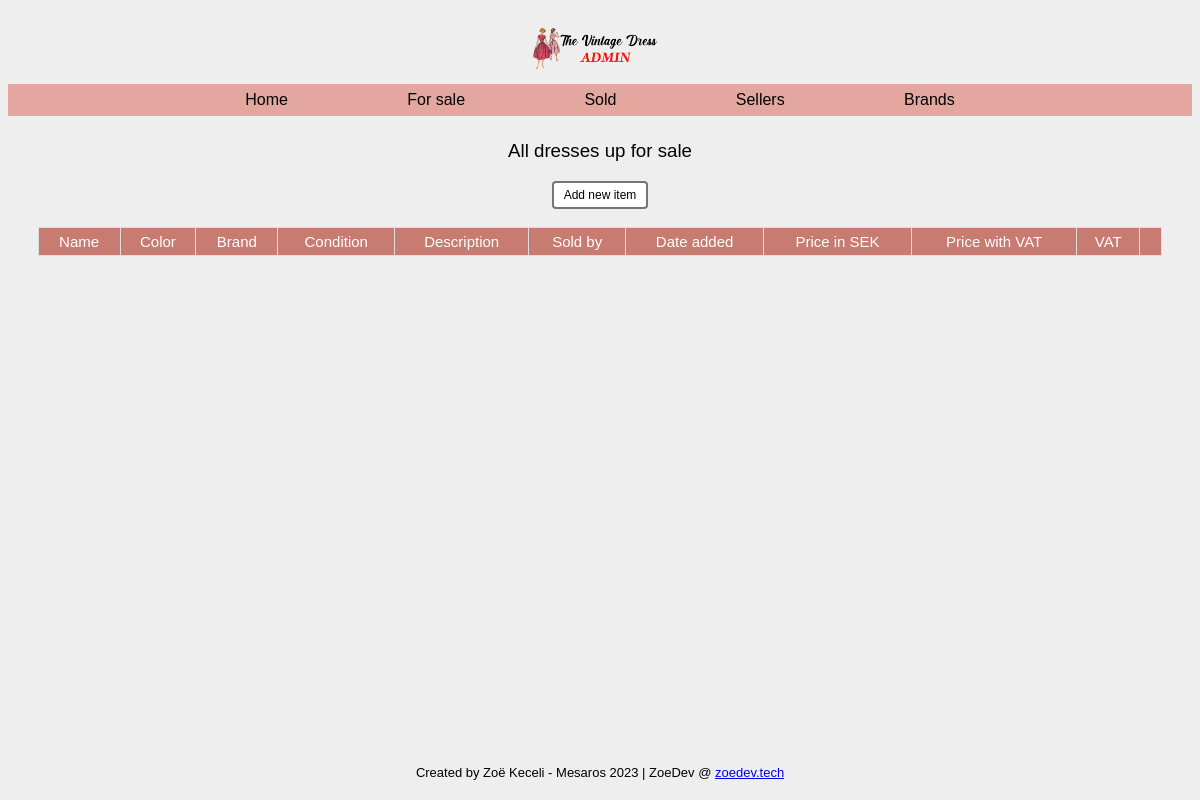
The app's page /items.php, older data.
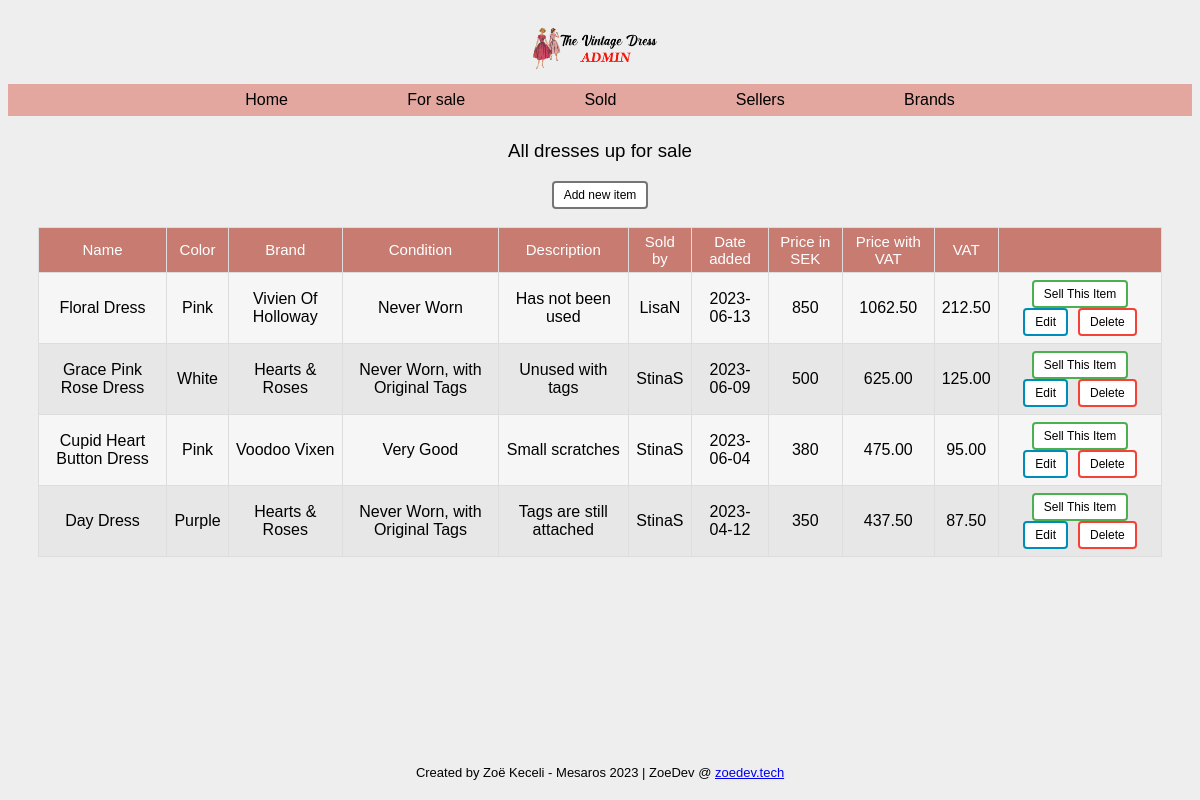
The same page, newer data.
### tables this page shows
CREATE TABLE `items` (
  `id` int(11) NOT NULL,
  `title` varchar(50) NOT NULL,
  `color` varchar(11) NOT NULL,
  `brandID` int(11) NOT NULL,
  `sellerID` int(11) NOT NULL,
  `condID` int(11) NOT NULL,
  `item_desc` varchar(250) NOT NULL,
  `price` int(11) NOT NULL,
  `date_added` date DEFAULT NULL,
  `date_sold` date DEFAULT NULL
);

CREATE TABLE `brands` (
  `id` int(11) NOT NULL,
  `name` varchar(32) NOT NULL
);

CREATE TABLE `conditions` (
  `id` int(11) NOT NULL,
  `item_condition` varchar(50) NOT NULL
);

CREATE TABLE `sellers` (
  `id` int(11) NOT NULL,
  `username` varchar(32) NOT NULL,
  `first_name` varchar(32) NOT NULL,
  `last_name` varchar(32) NOT NULL,
  `email` varchar(32) NOT NULL,
  `phone` varchar(15) NOT NULL
);

### items.php (called while the page is built)
<?php
require 'classes/view/item-view.php';
require 'classes/model/item-model.php';
$pdo = require 'partials/connect.php';
$itemModel = new ItemModel($pdo);
$itemView = new ItemView();
include 'partials/header.php';
include 'partials/nav.php';
$itemView->renderAllItemsWithSellersAndBrandsAsList($itemModel->getAllItemsWithSellersAndBrandsAndTax());
include 'partials/footer.php';

### classes/model/db.php (called while the page is built, shortened)
<?php
class DB
{
    public function __construct(PDO $pdo)
    {
        $this->pdo = $pdo;
    }
}

### classes/model/item-model.php (called while the page is built, shortened)
<?php
require_once 'db.php';
class ItemModel extends DB
{
    protected $table = "items";
    public function getAllItemsWithSellersAndBrandsAndTax()
    {
        $sql = "SELECT items.id, items.title, items.color, items.item_desc, items.date_added, items.price, sellers.username, brands.name, conditions.item_condition, SUM(items.price *  1.25) AS TotalWithTax, SUM((items.price * 1.25) - (items.price)) AS TotTax from {$this->table} JOIN sellers ON sellers.id = items.sellerID JOIN brands ON brands.id = items.brandID JOIN conditions ON conditions.id = items.condID WHERE date_sold IS NULL GROUP BY items.id";
        $statement = $this->pdo->prepare($sql);
        $statement->execute();
        return $statement->fetchAll(PDO::FETCH_ASSOC);
    }
}

### classes/view/item-view.php (the view, shortened to what this page needs)
<?php
class ItemView
{
    public function renderAllItemsWithSellersAndBrandsAsList(array $items): void
    {
        echo "<h3 class='pageTitle'>All dresses up for sale</h3>";
        echo "<button class='addButton'><a href='item-new.php'>Add new item</a></button>";
        echo "<br><br>";
        echo "<table class='center'>";
        echo "<th>Name</th>";
        echo "<th>Color</th>";
        echo "<th>Brand</th>";
        echo "<th>Condition</th>";
        echo "<th>Description</th>";
        echo "<th>Sold by</th>";
        echo "<th>Date added</th>";
        echo "<th>Price in SEK</th>";
        echo "<th>Price with VAT</th>";
        echo "<th>VAT</th>";
        echo "<th></th>";
        foreach ($items as $item) {
            echo "<tr>";
            echo "<td class='centerData'>{$item['title']}</td>";
            echo "<td>{$item['color']}</td>";
            echo "<td>{$item['name']}</td>";
            echo "<td>{$item['item_condition']}</td>";
            echo "<td>{$item['item_desc']}</td>";
            echo "<td>{$item['username']}</td>";
            echo "<td>{$item['date_added']}</td>";
            echo "<td>{$item['price']}</td>";
            echo "<td>{$item['TotalWithTax']}</td>";
            echo "<td>{$item['TotTax']}</td>";
            echo "<td class='centerData'><button class='btnGreen'><a href='item-sell.php?id={$item['id']}'>Sell This Item</a></button>";
            echo "<button class='btnEdit'><a href='item-edit.php?id={$item['id']}'>Edit</a></button>";
            echo "<button class='btnDel'><a href='item-delete.php?id={$item['id']}'>Delete</a></button></td>";
            echo "</tr>";
        }
        echo "</table>";
    }
}
?>

### partials/header.php (shortened to what this page needs)
<!DOCTYPE html>
<html lang="en">
<head>
    <link rel="stylesheet" href="style/style.css">
</head>
<div id="page-container">
    <div id="content-wrap">
        <body>

### partials/nav.php
<a class="link" href="index.php">
    <img src="img/vintagedresslogo.png" alt="The Vintage Dress">
</a>
<nav>
    <a href="index.php">Home</a>
    <a href="items.php">For sale</a>
    <a href="item-sold.php">Sold</a>
    <a href="sellers.php">Sellers</a>
    <a href="brands.php">Brands</a>
</nav>

### partials/footer.php
</div>
<footer id="footer">
    <p>Created by Zoë Keceli - Mesaros 2023 | ZoeDev @ <a href="https://www.zoedev.tech/">zoedev.tech</a></p>
</footer>
</div>
</body>
</html>

### style/style.css (style rules this page uses)
body { text-align: center; background: #eee url("https://i.imgur.com/eeQeRmk.png"); background-size: 1.2%; background-repeat: repeat; }
.link { text-align: center; margin: 0 auto; display: flex; justify-content: center; }
.pageTitle { font-family: "Gill Sans", "Gill Sans MT", Calibri, "Trebuchet MS", sans-serif; font-weight: lighter; }
img { width: 15%; }
nav { padding-left: 15%; padding-right: 15%; padding-top: 7px; padding-bottom: 7px; margin-bottom: 2%; display: flex; justify-content: center; justify-content: space-around; align-items: center; background-color: #e3a79f; }
nav a { text-decoration: none; font-family: "Gill Sans", "Gill Sans MT", Calibri, "Trebuchet MS", sans-serif; color: rgb(0, 0, 0); }
.brandsTable tr, td { text-align: center; }
.center { margin-left: auto; margin-right: auto; background-color: rgb(231, 231, 231); font-family: Arial, Helvetica, sans-serif; border-collapse: collapse; width: 95%; }
.center td, .center th { border: 1px solid #ddd; padding: 7px; }
.center tr:nth-child(even) { background-color: #f8f8f8e9; }
.center tr, td { text-align: center; }
.center th { padding-top: 5px; padding-bottom: 5px; text-align: center; font-size: 15px; font-weight: normal; font-family: Arial, Helvetica, sans-serif; background-color: #c77b71ff; color: rgb(255, 255, 255); }
.btnDel { margin-left: 5px; margin-right: 5px; background-color: #f44336; border: none; border-radius: 4px; color: white; padding: 5px 10px; text-align: center; text-decoration: none; display: inline-block; font-size: 12px; transition-duration: 0.4s; cursor: pointer; }
.btnDel { background-color: white; color: black; border: 2px solid #f44336; }
.btnDel a { all: unset; }
.btnEdit { margin-left: 5px; margin-right: 5px; background-color: #008cba; border: none; border-radius: 4px; color: white; padding: 5px 10px; text-align: center; text-decoration: none; display: inline-block; font-size: 12px; transition-duration: 0.4s; cursor: pointer; }
.btnEdit { background-color: white; color: black; border: 2px solid #008cba; }
.btnEdit a { all: unset; }
.btnGreen { margin-left: 5px; margin-right: 5px; background-color: #4caf50; border: none; border-radius: 4px; color: white; padding: 5px 10px; text-align: center; text-decoration: none; display: inline-block; font-size: 12px; transition-duration: 0.4s; cursor: pointer; }
.btnGreen { background-color: white; color: black; border: 2px solid #4caf50; }
.btnGreen a { all: unset; }
.addButton a { all: unset; }
.addButton { margin-left: 5px; margin-right: 5px; background-color: #ffffff; border: none; border-radius: 4px; color: white; padding: 5px 10px; text-align: center; text-decoration: none; display: inline-block; font-size: 12px; transition-duration: 0.4s; cursor: pointer; }
.addButton { background-color: white; color: black; border: 2px solid #757575; }
#page-container { position: relative; min-height: 98vh; }
#content-wrap { padding-bottom: 2.5rem; }
#footer { font-family: "Gill Sans", "Gill Sans MT", Calibri, "Trebuchet MS", sans-serif; font-size: 13px; position: absolute; bottom: 0; width: 100%; color: rgb(0, 0, 0); height: 2.5rem; }

Row changes from the older to the newer data that the page shows:
now on this page (row edited): items: title "Floral Dress", color "Pink", brandID.name "Vivien Of Holloway", condID.item_condition "Never Worn", item_desc "Has not been used", sellerID.username "LisaN", date_added "2023-06-13", price "850", TotalWithTax "1062.50", TotTax "212.50"
now on this page (row edited): items: title "Grace Pink Rose Dress", color "White", brandID.name "Hearts & Roses", condID.item_condition "Never Worn, with Original Tags", item_desc "Unused with tags", sellerID.username "StinaS", date_added "2023-06-09", price "500", TotalWithTax "625.00", TotTax "125.00"
now on this page (row edited): items: title "Cupid Heart Button Dress", color "Pink", brandID.name "Voodoo Vixen", condID.item_condition "Very Good", item_desc "Small scratches", sellerID.username "StinaS", date_added "2023-06-04", price "380", TotalWithTax "475.00", TotTax "95.00"
now on this page (row edited): items: title "Day Dress", color "Purple", brandID.name "Hearts & Roses", condID.item_condition "Never Worn, with Original Tags", item_desc "Tags are still attached", sellerID.username "StinaS", date_added "2023-04-12", price "350", TotalWithTax "437.50", TotTax "87.50"
